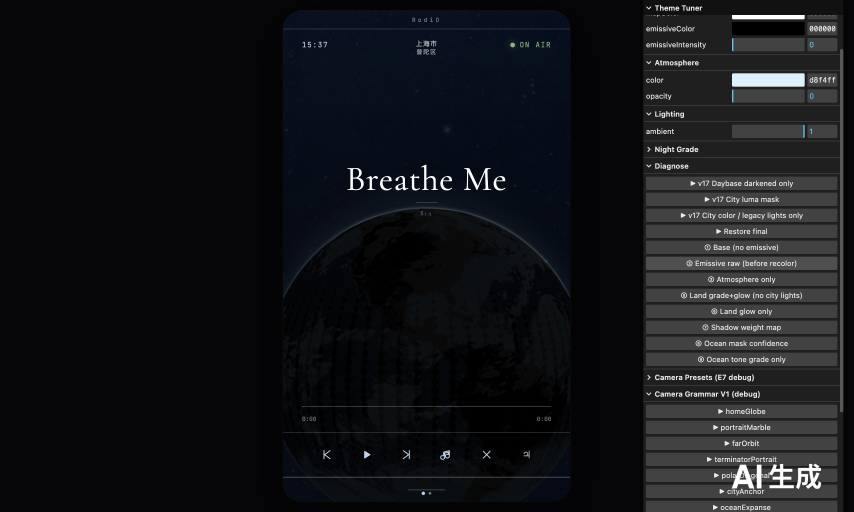
#> input picture temp/11_emissive_raw.png, 2560 x 1536 px (shown at 1/3 size)
$ python make_small.py ../temp/11_emissive_raw.png ../temp/00_initial_page.png
#> lines starting #> are read from the running program, lines starting #| are printed output that depends on the picture
# make_small.py
import sys
from PIL import Image
Image.MAX_IMAGE_PIXELS = None

def make_small(src, dst, width=2048, height=1024):
#> called with src = '../temp/11_emissive_raw.png', dst = '../temp/00_initial_page.png', width = 2048, height = 1024
    print(f"读取: {src}")
    img = Image.open(src).convert("RGB")
    print(f"原始分辨率: {img.size}")
#| 原始分辨率: (2560, 1536)
    img = img.resize((width, height), Image.LANCZOS)
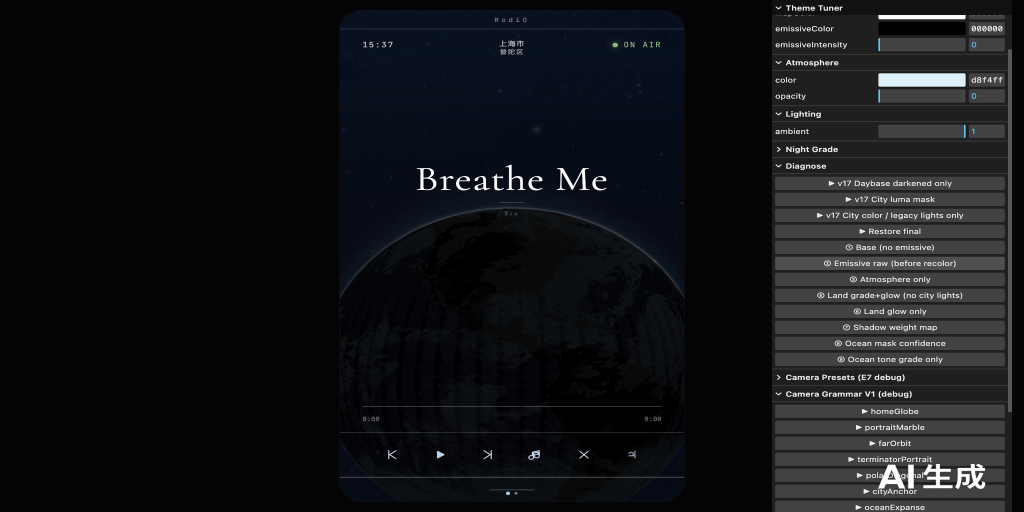
#> img: PIL image 2048x1024 RGB (shown at 1/2 size); mean R, G, B 19.5, 20.5, 23.9
    img.save(dst, "JPEG", quality=95)
    print(f"小图已保存: {dst} ({width}×{height})")

if __name__ == "__main__":
    if len(sys.argv) < 3:
        print("用法: python make_small.py <输入图> <输出图>")
        sys.exit(1)
    make_small(sys.argv[1], sys.argv[2])

$ run again, on temp/01_night_baseline.png
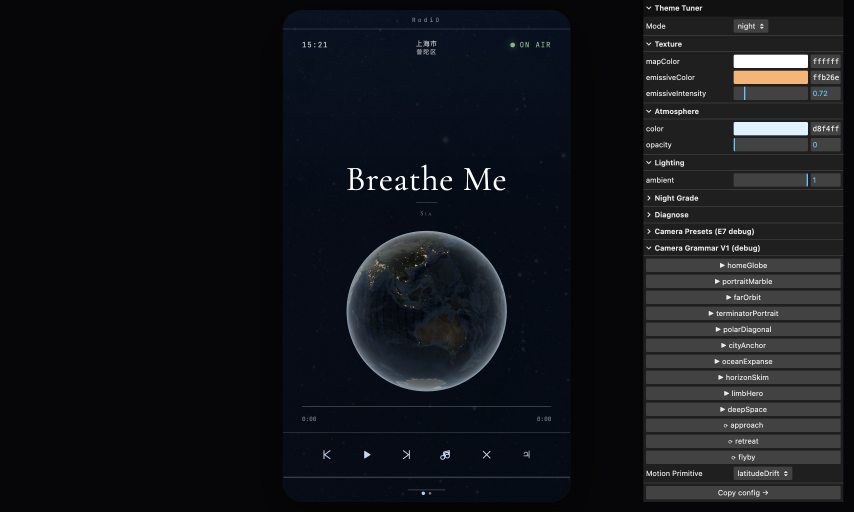
#> input picture temp/01_night_baseline.png, 2560 x 1536 px (shown at 1/3 size)
#> in make_small, img is the input picture: PIL image 2560x1536 RGB; mean R, G, B 20.6, 22.4, 26.6
#| 原始分辨率: (2560, 1536)
#> in make_small, `img = img.resize((width, height), Image.LANCZOS)`:
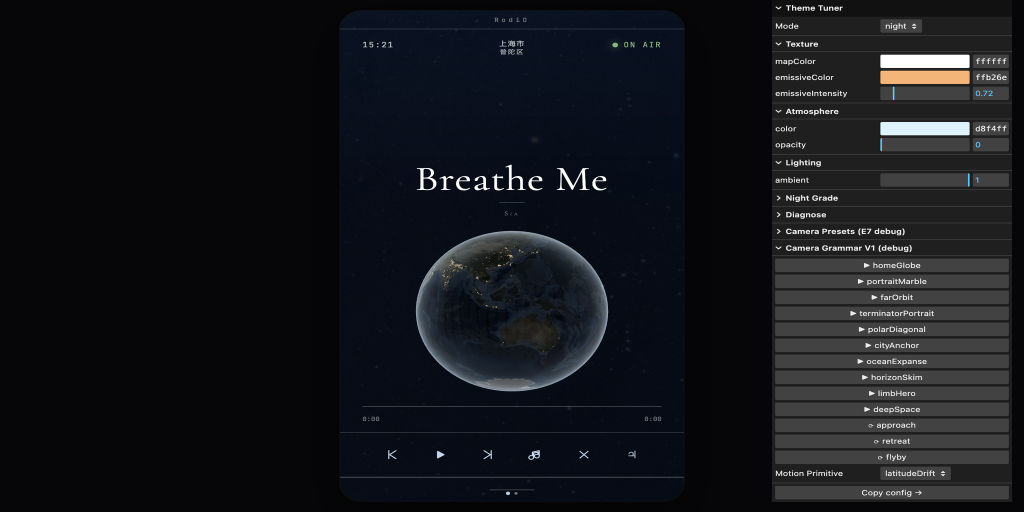
#> img: PIL image 2048x1024 RGB (shown at 1/2 size); mean R, G, B 20.6, 22.4, 26.5

$ run again, on temp/02_deepNight_full_uniforms.png
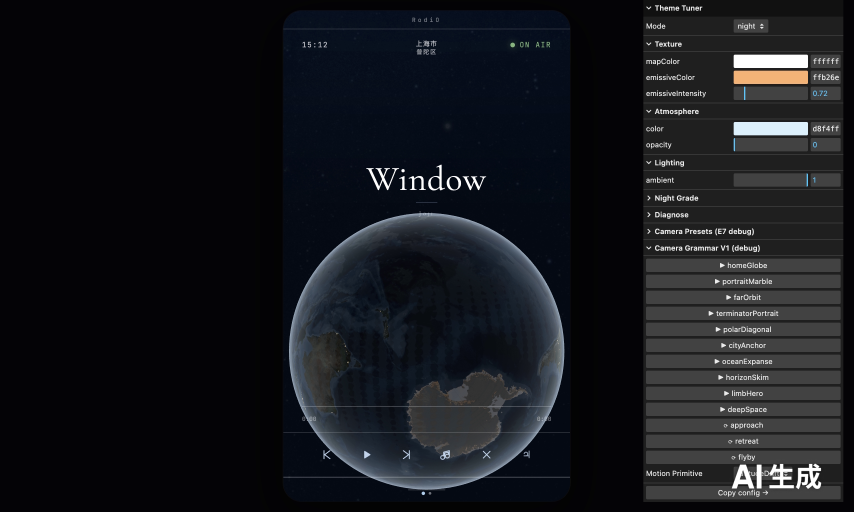
#> input picture temp/02_deepNight_full_uniforms.png, 2560 x 1536 px (shown at 1/3 size)
#| 原始分辨率: (2560, 1536)
#> in make_small, `img = img.resize((width, height), Image.LANCZOS)`:
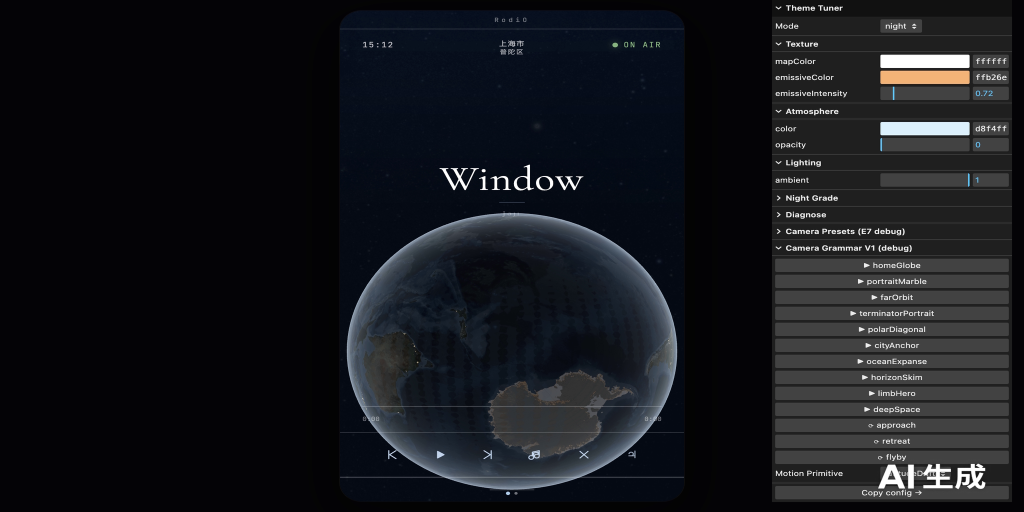
#> img: PIL image 2048x1024 RGB (shown at 1/2 size); mean R, G, B 22.4, 24, 28.5
